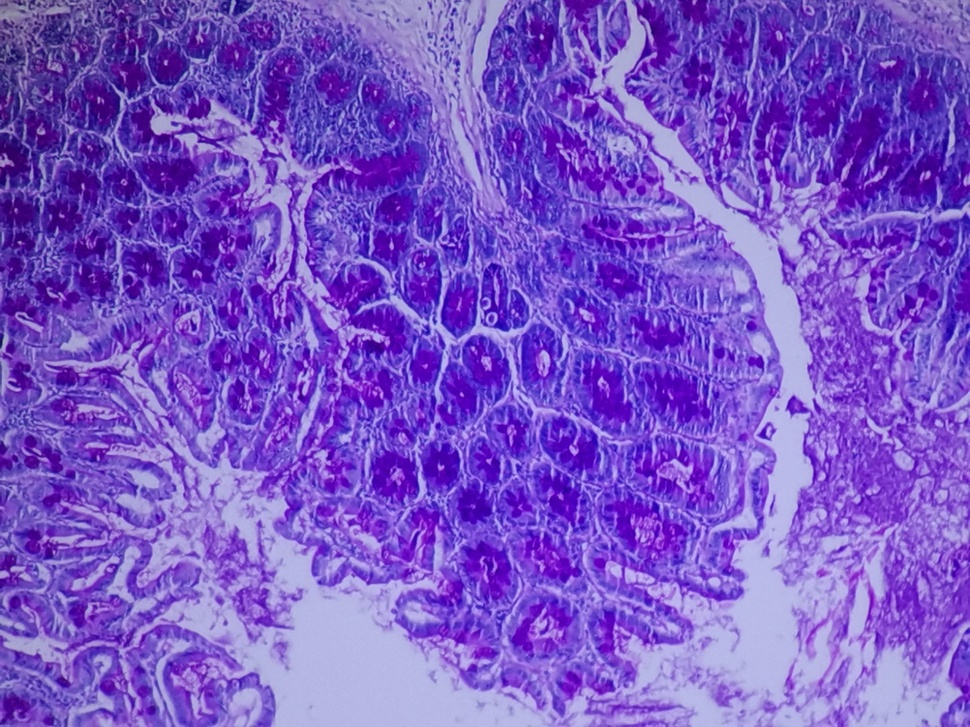
#> input picture PythonDesktopApp/Kidney.jpeg, 970 x 727 px, shrunk from 1600 x 1200 before the run
$ python PCA_Trial.py   (older library calls are emulated)
#> lines starting #> are read from the running program, lines starting #| are printed output that depends on the picture
import cv2
import numpy as np
from skimage.restoration import denoise_nl_means, estimate_sigma
from skimage.exposure import match_histograms
from sklearn import preprocessing
from sklearn.decomposition import PCA

img = cv2.imread('Kidney.jpeg')  # read image
#> img is the input picture: shape (727, 970, 3); mean B, G, R 199.8, 84.6, 122.6

#img = img_as_float(img)
img_ref = cv2.imread('Kidney.jpeg')  # read ref image
# [43 lines of commented-out code are left out]
height = img.shape[0]
#> height = 727
width = img.shape[1]
#> width = 970
channels = img.shape[2]  # 3
#> channels = 3

x = np.zeros((1, height*width))
for i in range(0, channels):
    a_channel = img[:, :, i]  # get channels 0 = B, 1 = G, 2 = R
    col = np.double(a_channel)
    #col = np.reshape(col, (-1, 1))  # one single column
    col = col.flatten()
    col = col.T
    print(col)
    x = np.row_stack((x, col))# rc x N
#> this loop made 3 passes
#> (printed output is left out)
#> pass 1, `a_channel = img[:, :, i]`:
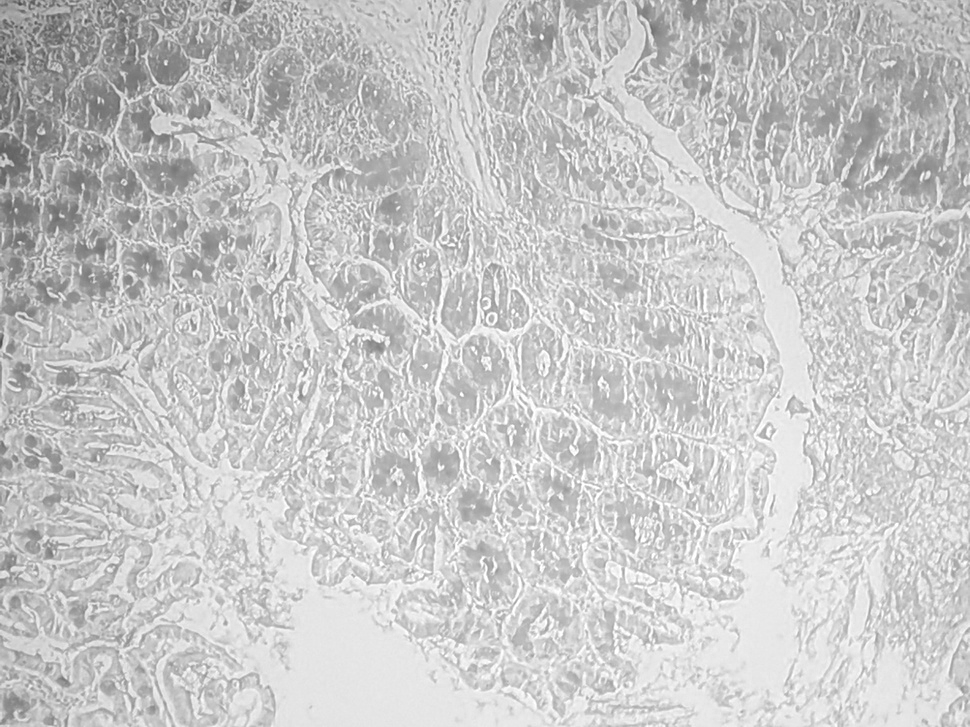
#> a_channel: shape (727, 970); min 74, max 255, mean 199.8
#> pass 2, `a_channel = img[:, :, i]`:
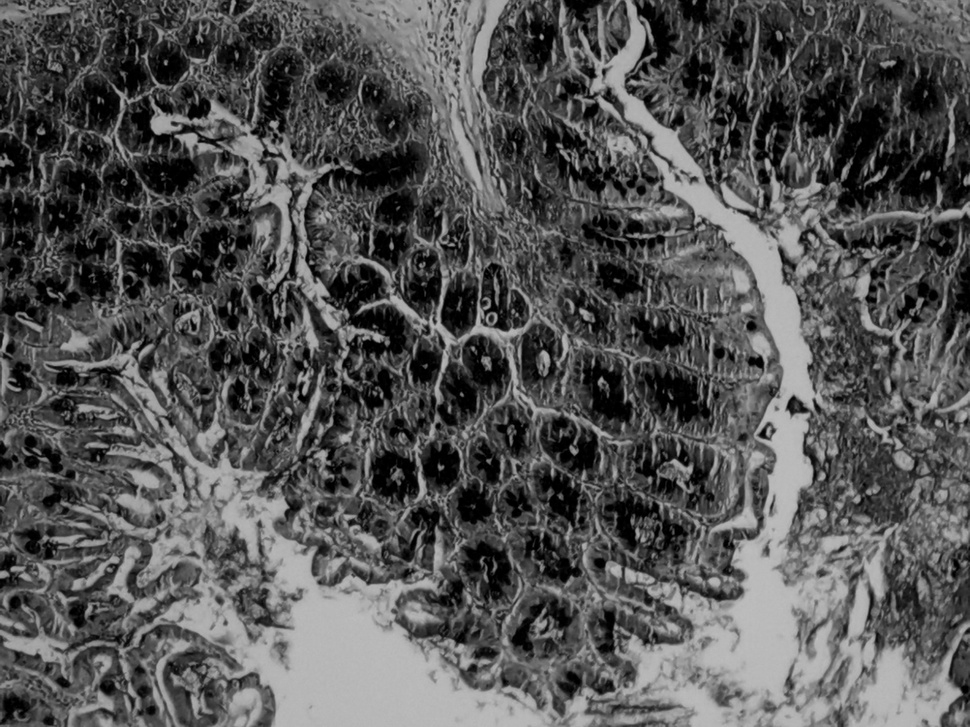
#> a_channel: shape (727, 970); min 0, max 191, mean 84.6
#> after the loop:
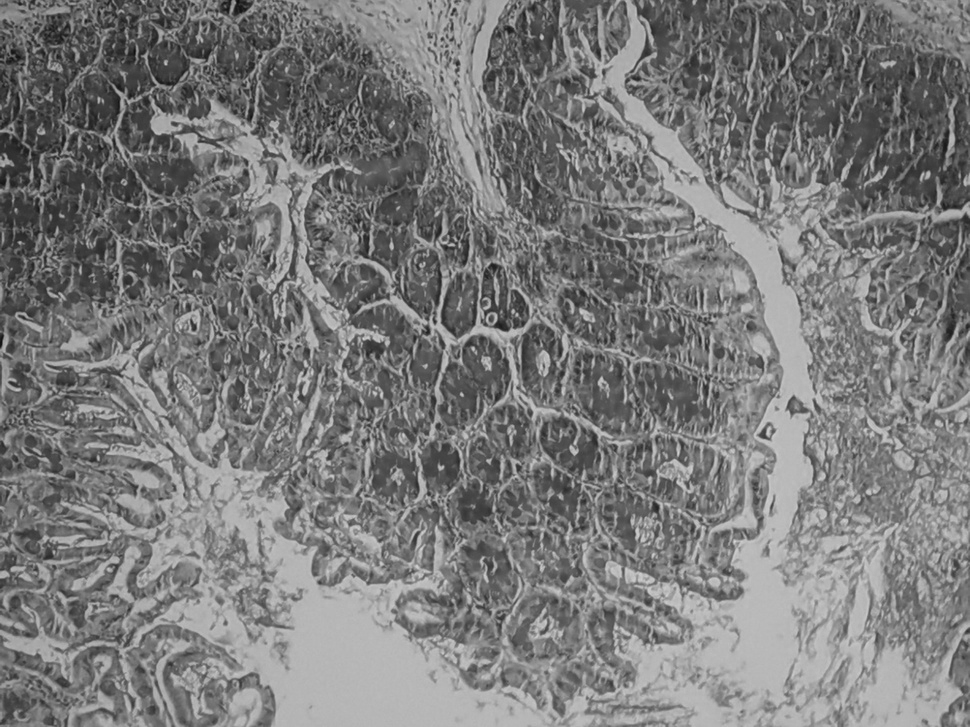
#> a_channel: shape (727, 970); min 15, max 214, mean 122.6


x = np.delete(x, 0, axis=0)
print(x)
#> (printed output is left out)
weights = np.zeros((1, height*width))
# new_x = np.reshape(np.x, (-1, 1))
#pca = PCA(n_components=2).fit(x) # 2nd component only
pca = PCA().fit(x)
weights = pca.components_
print(weights)
#> (printed output is left out)


# [9 lines of commented-out code are left out]

PCA_Weights = np.zeros((height, width, channels))  # dimensions -> height x width x 3

for i in range(0, channels):
    p = np.reshape(weights[i], [height, width])  # reshape each channel
    PCA_Weights[:, :, i] =(p - np.min(p))/np.ptp(p)
#> this loop made 3 passes
#> pass 1, `p = np.reshape(weights[i], [height, width])`:
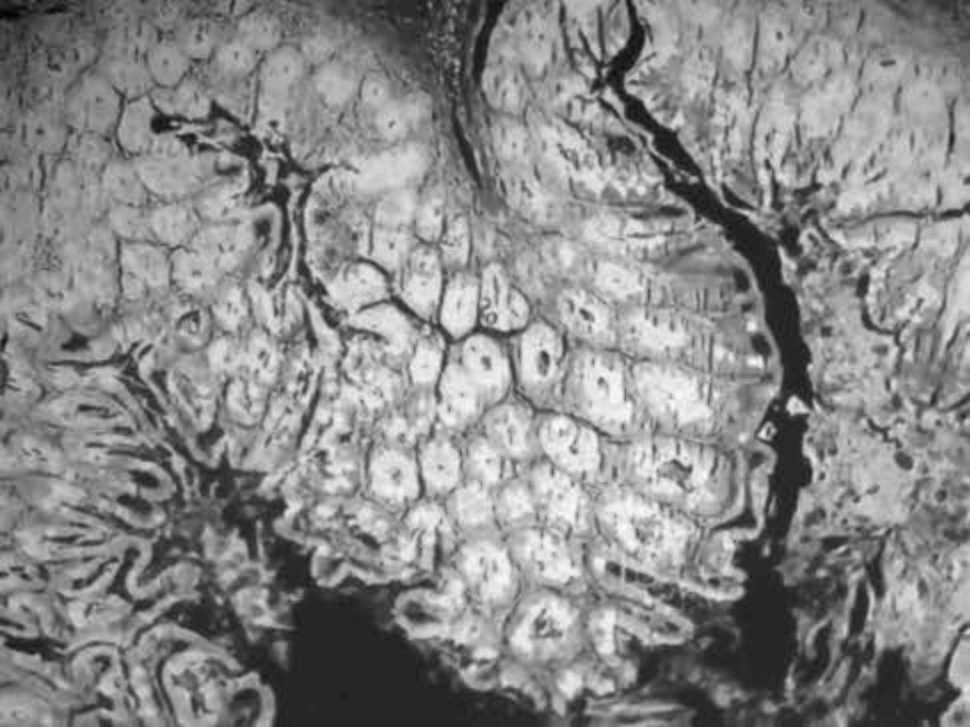
#> p: shape (727, 970) float64; min 0.000235, max 0.00193, mean 0.00114; drawn with min black and max white
#> pass 2, `p = np.reshape(weights[i], [height, width])`:
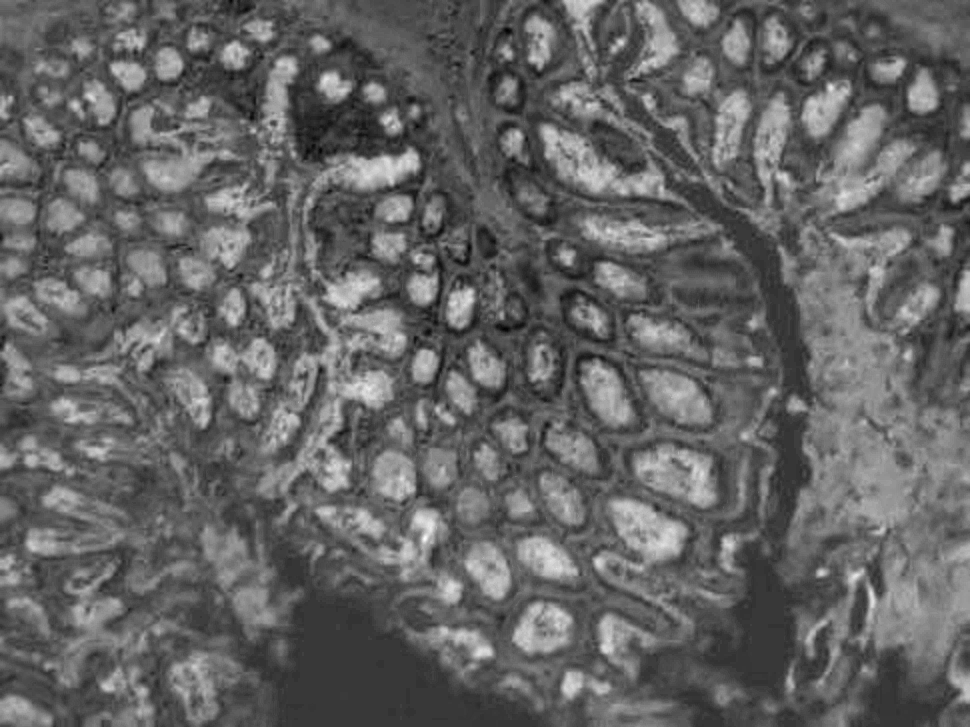
#> p: shape (727, 970) float64; min -0.0035, max 0.00487, mean -0.000191; drawn with min black and max white
#> after the loop:
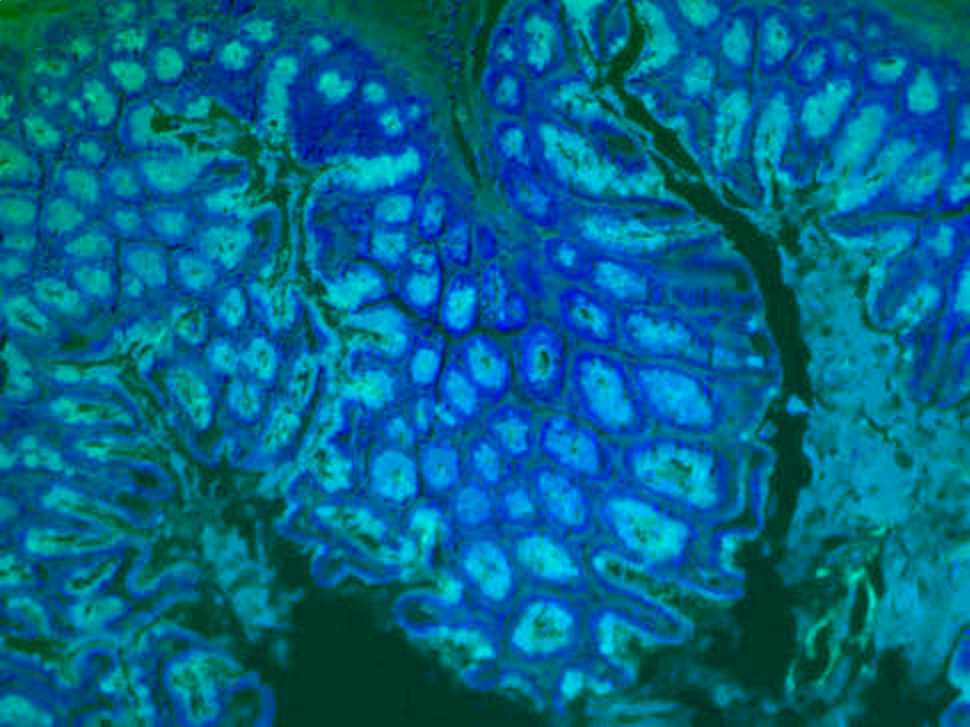
#> PCA_Weights: shape (727, 970, 3) float64; mean of channels 0, 1, 2 0.535, 0.395, 3.86e-06; drawn as B, G, R


# for i in range(0, channels):
#     PCA_Weights[:, :, i] = cv2.GaussianBlur(PCA_Weights[:, :, i], (5,5), cv2.BORDER_DEFAULT)


print(PCA_Weights)
#> (printed output is left out)
print("PCA Weight Shape", PCA_Weights.shape[2])
#| PCA Weight Shape 3
# [5 lines of commented-out code are left out]

cv2.waitKey(0)
cv2.destroyAllWindows()
